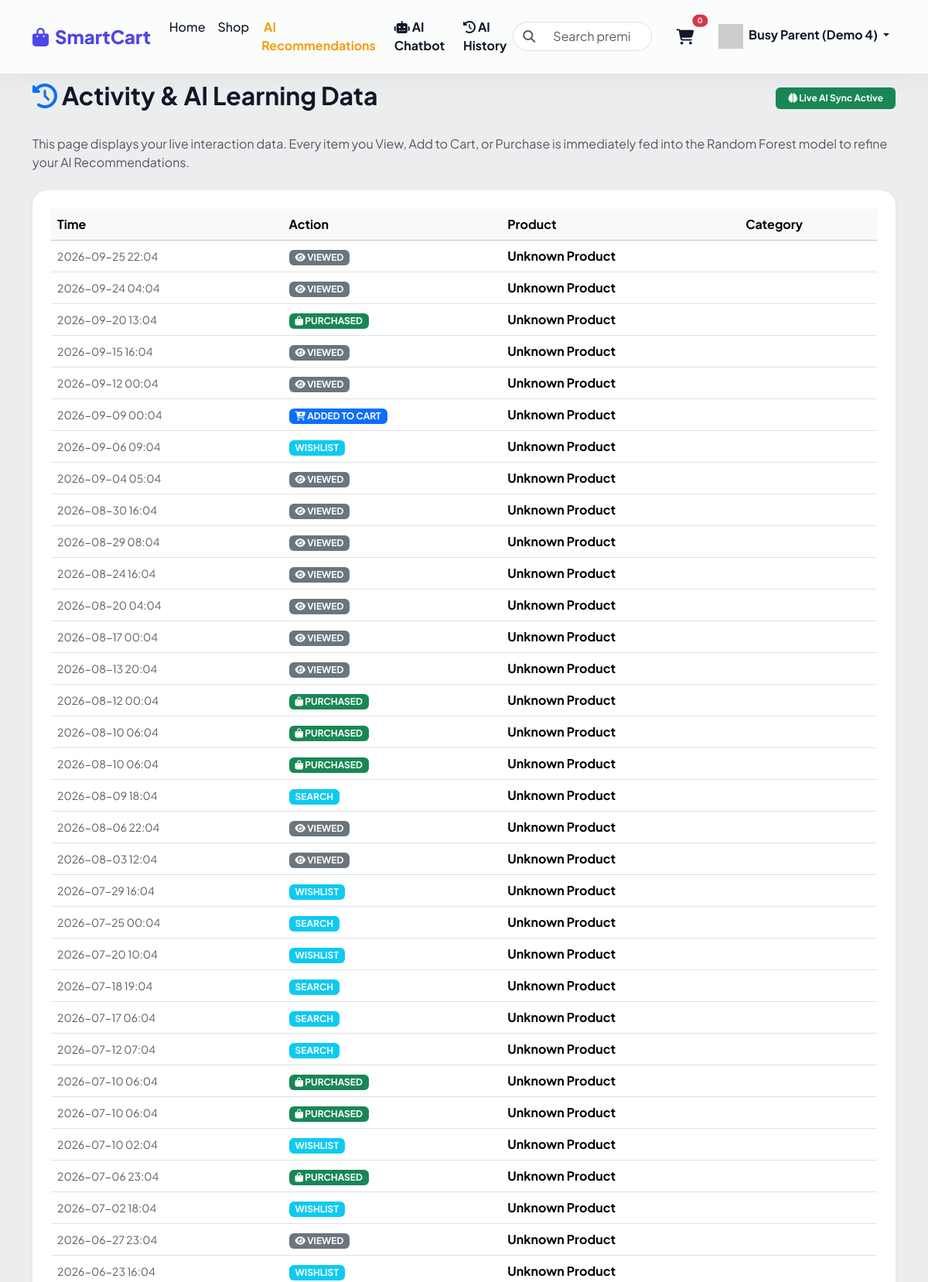
The app's page /history (signed in, upper part) with its own data.
### backend/models.py (models this page shows)
class Interaction(db.Model):
    id = db.Column(db.Integer, primary_key=True)
    customer_id = db.Column(db.Integer, db.ForeignKey('customer.id'), nullable=False)
    product_id = db.Column(db.Integer, db.ForeignKey('product.id'), nullable=True) # Can be null if it's a general search
    category_id = db.Column(db.Integer, db.ForeignKey('category.id'), nullable=True) # For category views
    interaction_type = db.Column(db.String(50), nullable=False) # VIEW, ADD_TO_CART, PURCHASE, WISHLIST
    timestamp = db.Column(db.DateTime, default=datetime.utcnow)

### backend/routes.py (the view)
    @app.route('/history')
    def history():
        if 'customer_id' not in session:
            flash("Please login to view history.", "warning")
            return redirect(url_for('login'))
        customer_id = session['customer_id']
        interactions = Interaction.query.filter_by(customer_id=customer_id).order_by(Interaction.timestamp.desc()).limit(50).all()
        return render_template('history.html', interactions=interactions)

### templates/history.html (shortened to what this page needs)
{% extends "base.html" %}
{% block content %}
<div class="row mt-4 mb-5">
    <div class="col-md-12">
        <div class="d-flex justify-content-between align-items-center mb-4">
            <h2 class="fw-bold"><i class="fas fa-history text-primary"></i> Activity & AI Learning Data</h2>
            <span class="badge bg-success px-3 py-2"><i class="fas fa-brain"></i> Live AI Sync Active</span>
        </div>
        <p class="text-muted">This page displays your live interaction data. Every item you View, Add to Cart, or Purchase is immediately fed into the Random Forest model to refine your AI Recommendations.</p>
        <div class="card product-card border-0 p-4 shadow-sm mt-4">
            {% if interactions %}
            <div class="table-responsive">
                <table class="table align-middle table-hover">
                    <thead class="table-light">
                        <tr>
                            <th>Time</th>
                            <th>Action</th>
                            <th>Product</th>
                            <th>Category</th>
                        </tr>
                    </thead>
                    <tbody>
                        {% for i in interactions %}
                        <tr>
                            <td class="text-muted small">{{ i.timestamp.strftime('%Y-%m-%d %H:%M') }}</td>
                            <td>
                                {% if i.interaction_type == 'PURCHASE' %}
                                    <span class="badge bg-success px-2 py-1"><i class="fas fa-shopping-bag"></i> PURCHASED</span>
                                {% elif i.interaction_type == 'VIEW' %}
                                    <span class="badge bg-secondary px-2 py-1"><i class="fas fa-eye"></i> VIEWED</span>
                                {% elif i.interaction_type == 'ADD_TO_CART' %}
                                    <span class="badge bg-primary px-2 py-1"><i class="fas fa-cart-plus"></i> ADDED TO CART</span>
                                {% else %}
                                    <span class="badge bg-info px-2 py-1">{{ i.interaction_type }}</span>
                                {% endif %}
                            </td>
                            <td class="fw-bold">
                                {% if i.product %}
                                    <a href="{{ url_for('product', product_id=i.product.id) }}" class="text-decoration-none text-dark hover-primary">
                                        <img src="{% if i.product.image_url and i.product.image_url.startswith('http') %}{{ i.product.image_url }}{% else %}{{ url_for('static', filename=i.product.image_url) }}{% endif %}" class="rounded me-2" style="width: 30px; height: 30px; object-fit: cover;">
                                        {{ i.product.name }}
                                    </a>
                                {% else %}
                                    Unknown Product
                                {% endif %}
                            </td>
                            <td>
                            </td>
                        </tr>
                        {% endfor %}
                    </tbody>
                </table>
            </div>
            {% else %}
            <div class="text-center py-5">
                <i class="fas fa-ghost fa-3x text-muted opacity-50 mb-3"></i>
                <h5>No Activity Found</h5>
                <p class="text-muted">Browse the store and purchase items to start training your AI model!</p>
            </div>
            {% endif %}
        </div>
    </div>
</div>
{% endblock %}

### templates/base.html (style rules this page uses)
:root { --primary: #4F46E5; --primary-hover: #4338CA; --surface: #ffffff; --background: #F3F4F6; --text-main: #111827; --text-muted: #6B7280; }
body { font-family: 'Plus Jakarta Sans', sans-serif; background-image: url('https://picsum.photos/seed/smartcart_abstract/1920/1080?blur=4'); background-size: cover; background-attachment: fixed; background-position: center; color: var(--text-main); padding-top: 80px; }
body::before { content: ''; position: fixed; top: 0; left: 0; width: 100%; height: 100%; background: rgba(243, 244, 246, 0.85); z-index: -1; }
.product-card { border: 1px solid rgba(0,0,0,0.04); border-radius: 20px; overflow: hidden; background: var(--surface); box-shadow: 0 10px 25px rgba(0,0,0,0.03); transition: all 0.4s cubic-bezier(0.165, 0.84, 0.44, 1); position: relative; }

### records on screen
Interaction: timestamp "2026-09-25 22:04", interaction_type "VIEW" (drawn)
Interaction: timestamp "2026-09-24 04:04", interaction_type "VIEW" (drawn)
Interaction: timestamp "2026-09-20 13:04", interaction_type "PURCHASE" (drawn)
Interaction: timestamp "2026-09-15 16:04", interaction_type "VIEW" (drawn)
Interaction: timestamp "2026-09-12 00:04", interaction_type "VIEW" (drawn)
Interaction: timestamp "2026-09-09 00:04", interaction_type "ADD_TO_CART" (drawn)
Interaction: timestamp "2026-09-06 09:04", interaction_type "WISHLIST"
Interaction: timestamp "2026-09-04 05:04", interaction_type "VIEW" (drawn)
Interaction: timestamp "2026-08-30 16:04", interaction_type "VIEW" (drawn)
Interaction: timestamp "2026-08-29 08:04", interaction_type "VIEW" (drawn)
Interaction: timestamp "2026-08-24 16:04", interaction_type "VIEW" (drawn)
Interaction: timestamp "2026-08-20 04:04", interaction_type "VIEW" (drawn)
Interaction: timestamp "2026-08-17 00:04", interaction_type "VIEW" (drawn)
Interaction: timestamp "2026-08-13 20:04", interaction_type "VIEW" (drawn)
Interaction: timestamp "2026-08-12 00:04", interaction_type "PURCHASE" (drawn)
Interaction: timestamp "2026-08-10 06:04", interaction_type "PURCHASE" (drawn)
Interaction: timestamp "2026-08-10 06:04", interaction_type "PURCHASE" (drawn)
Interaction: timestamp "2026-08-09 18:04", interaction_type "SEARCH"
Interaction: timestamp "2026-08-06 22:04", interaction_type "VIEW" (drawn)
Interaction: timestamp "2026-08-03 12:04", interaction_type "VIEW" (drawn)
Interaction: timestamp "2026-07-29 16:04", interaction_type "WISHLIST"
Interaction: timestamp "2026-07-25 00:04", interaction_type "SEARCH"
Interaction: timestamp "2026-07-20 10:04", interaction_type "WISHLIST"
Interaction: timestamp "2026-07-18 19:04", interaction_type "SEARCH"
Interaction: timestamp "2026-07-17 06:04", interaction_type "SEARCH"
Interaction: timestamp "2026-07-12 07:04", interaction_type "SEARCH"
Interaction: timestamp "2026-07-10 06:04", interaction_type "PURCHASE" (drawn)
Interaction: timestamp "2026-07-10 06:04", interaction_type "PURCHASE" (drawn)
Interaction: timestamp "2026-07-10 02:04", interaction_type "WISHLIST"
Interaction: timestamp "2026-07-06 23:04", interaction_type "PURCHASE" (drawn)
Interaction: timestamp "2026-07-02 18:04", interaction_type "WISHLIST"
Interaction: timestamp "2026-06-27 23:04", interaction_type "VIEW" (drawn)
Interaction: timestamp "2026-06-23 16:04", interaction_type "WISHLIST"

### other values on screen
{{ cart_count }} "0"
{{ session.customer_name }} "Busy Parent (Demo 4)"
